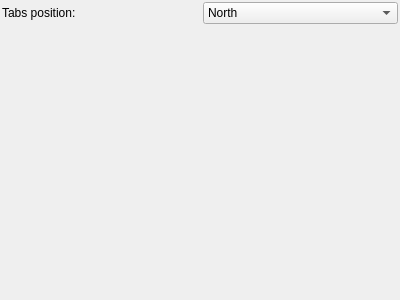
<ui version="4.0" >
 <class>TabsSettings</class>
 <widget class="QWidget" name="TabsSettings" >
  <property name="geometry" >
   <rect>
    <x>0</x>
    <y>0</y>
    <width>400</width>
    <height>300</height>
   </rect>
  </property>
  <property name="windowTitle" >
   <string>Form</string>
  </property>
  <layout class="QGridLayout" name="gridLayout" >
   <property name="margin" >
    <number>2</number>
   </property>
   <item row="0" column="0" >
    <widget class="QLabel" name="labelTabsPosition" >
     <property name="text" >
      <string>Tabs position:</string>
     </property>
    </widget>
   </item>
   <item row="0" column="1" >
    <widget class="QComboBox" name="comboBoxTabsPosition" >
     <item>
      <property name="text" >
       <string>North</string>
      </property>
     </item>
     <item>
      <property name="text" >
       <string>South</string>
      </property>
     </item>
     <item>
      <property name="text" >
       <string>West</string>
      </property>
     </item>
     <item>
      <property name="text" >
       <string>East</string>
      </property>
     </item>
    </widget>
   </item>
   <item row="1" column="0" colspan="2" >
    <spacer name="verticalSpacer" >
     <property name="orientation" >
      <enum>Qt::Vertical</enum>
     </property>
     <property name="sizeHint" stdset="0" >
      <size>
       <width>20</width>
       <height>40</height>
      </size>
     </property>
    </spacer>
   </item>
  </layout>
 </widget>
 <resources/>
 <connections/>
</ui>
